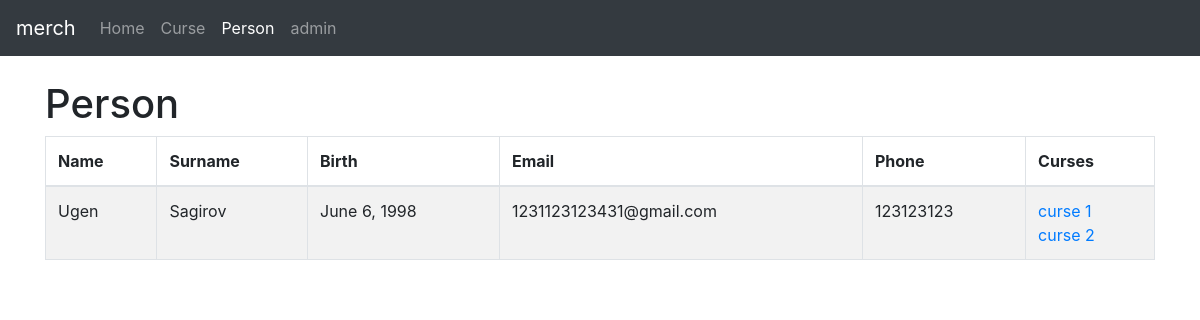
The app's page /person/10/ with its own data.
### person/models.py (models this page shows, shortened)
class Person(models.Model):
	name = models.CharField(max_length=255)
	surname = models.CharField(max_length=255)
	date_of_birth = models.DateField()
	email = models.EmailField()
	phone = models.CharField(max_length=255, blank=True)
	curse = models.ManyToManyField(Curse, blank=True)

class Curse(models.Model):
	name = models.CharField(max_length=255)
	info = models.TextField()

### person/views.py (the view)
# urls.py: url(r'(?P<pk>\d+)/$', PersonDetailView.as_view()),
class PersonDetailView(DetailView):
    model = Person
    template_name = "person.html"
    context_object_name = 'person'

### templates/person/person.html (shortened to what this page needs)
{%extends "baselist.html" %}
{% block person %} active {% endblock %}
{% block nameList %}Person{% endblock %}
{% block list %}
<thead>
  <tr>
    <th> Name </th>
    <th> Surname </th>
    <th> Birth </th>
    <th> Email </th>
    <th> Phone </th>
    <th> Curses </th>
  </tr>
</thead>
<tbody>
  <tr>
    <td>{{ person.name }} </td>
    <td>{{ person.surname }}</td>
    <td>{{ person.date_of_birth|date:"F j, Y" }}</td>
    <td>{{ person.email }}</td>
    <td>{{ person.phone }}</td>
    <td>
      {%for curse in person.curse.all %}
      <a href="/curse/{{curse.id}}"> {{ curse.name }} </a>
      <br>
      {%endfor%}
    </td>
  </tr>
</tbody>
{% endblock list %}

### records on screen
Person: name "Ugen", surname "Sagirov", date_of_birth "June 6, 1998", email "1231123123431@gmail.com", phone "123123123"
Curse: name "curse 1"
Curse: name "curse 2"
